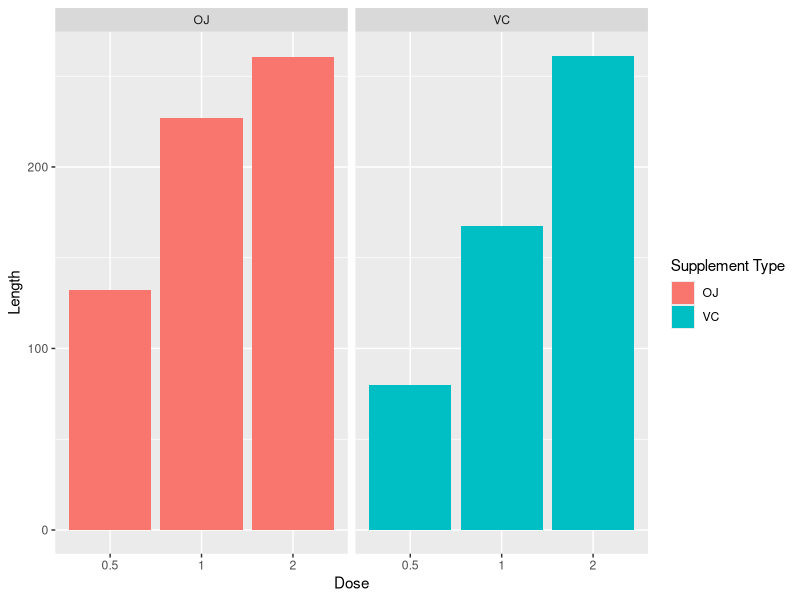

Write the R code that produced this figure.
## ---- chunk 1
#Make reproducible
set.seed(881014)
## ---- chunk 2
library(ggplot2)
library(datasets)
summary(ToothGrowth)
## ---- chunk 3
ggplot(data=ToothGrowth, aes(x=as.factor(dose), y=len, fill=supp)) +
  geom_bar(stat="identity",) +
  facet_grid(. ~ supp) +
  xlab("Dose") + 
  ylab("Length") +
  guides(fill=guide_legend(title="Supplement Type"))
## ---- chunk 4

# assuming unequal variance between the groups
# t test for group differences due to different supplement type
t.test(len ~ supp, data = ToothGrowth)
## ---- chunk 5
TG_0.5_1.0 <- subset (ToothGrowth, dose %in% c(0.5, 1.0)) 
TG_0.5_2.0 <- subset (ToothGrowth, dose %in% c(0.5, 2.0)) 
TG_1.0_2.0 <- subset (ToothGrowth, dose %in% c(1.0, 2.0)) 

t.test(len ~ dose, data = TG_0.5_1.0)
t.test(len ~ dose, data = TG_0.5_2.0)
t.test(len ~ dose, data = TG_1.0_2.0)

